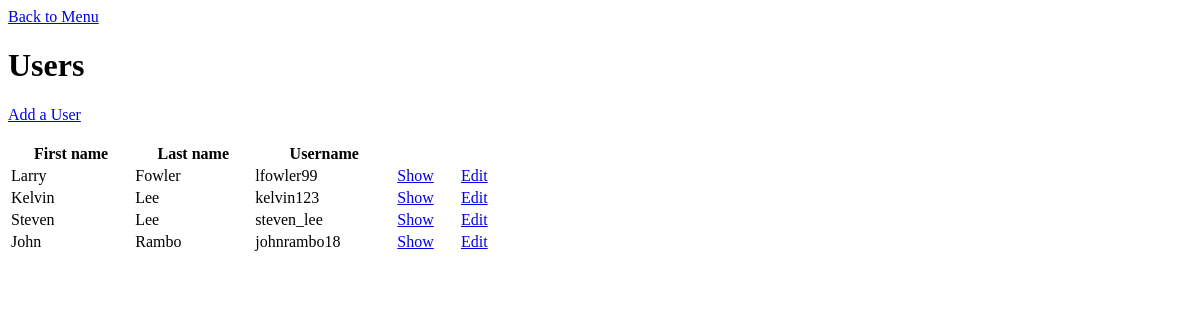
/globitek-2/public/staff/users/index.php, run on an earlier commit of the app's database.
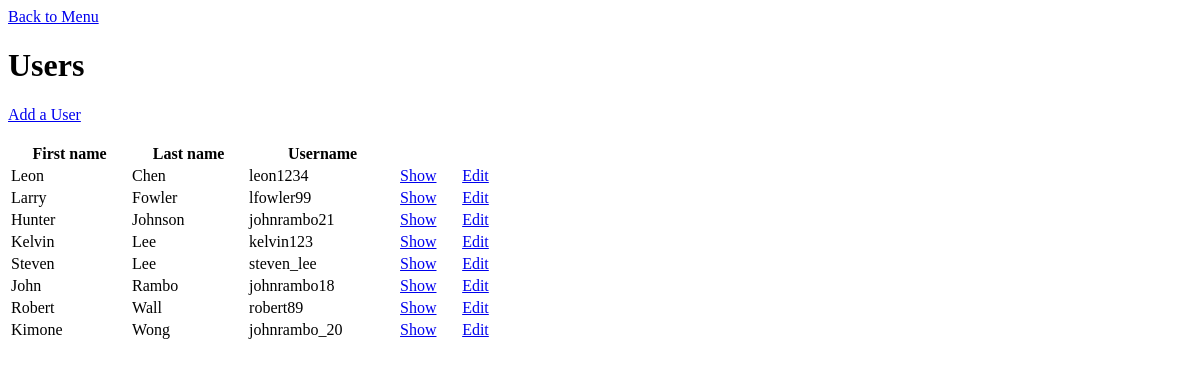
And on a later commit of the database.
### tables this page shows
CREATE TABLE `users` (
  `id` int(11) NOT NULL AUTO_INCREMENT,
  `first_name` varchar(255) DEFAULT NULL,
  `last_name` varchar(255) DEFAULT NULL,
  `email` varchar(255) DEFAULT NULL,
  `username` varchar(255) DEFAULT NULL,
  `created_at` datetime DEFAULT NULL,
  PRIMARY KEY (`id`)
);

### globitek-2/private/query_functions.php (called while the page is built, shortened)
<?php
  function find_all_users() {
    global $db;
    $sql = "SELECT * FROM users ";
    $sql .= "ORDER BY last_name ASC, first_name ASC;";
    $users_result = db_query($db, $sql);
    return $users_result;
  }
?>

### globitek-2/private/database.php (called while the page is built, shortened)
<?php
  function db_query($connection, $sql) {
    $result_set = mysqli_query($connection, $sql);
    return $result_set;
  }
  function db_fetch_assoc($result_set) {
    return mysqli_fetch_assoc($result_set);
  }
?>

### globitek-2/private/functions.php (called while the page is built, shortened)
<?php
  function h($string="") {
    return htmlspecialchars($string);
  }
  function u($string="") {
    return urlencode($string);
  }
?>

### globitek-2/public/staff/users/index.php (the view, shortened to what this page needs)
<?php include(SHARED_PATH . '/header.php'); ?>
<div id="main-content">
  <a href="../index.php">Back to Menu</a><br />
  <h1>Users</h1>
  <a href="new.php">Add a User</a><br />
  <br />
  <?php
    $users_result = find_all_users();
    echo "<table id=\"users\" style=\"width: 500px;\">";
    echo "<tr>";
    echo "<th>First name</th>";
    echo "<th>Last name</th>";
    echo "<th>Username</th>";
    echo "<th></th>";
    echo "<th></th>";
    echo "</tr>";
    while($user = db_fetch_assoc($users_result)) {
      echo "<tr>";
      echo "<td>" . $user['first_name'] . "</td>";
      echo "<td>" . $user['last_name'] . "</td>";
      echo "<td>" . $user['username'] . "</td>";
      echo "<td>";
      echo "<a href=\"show.php?id=" . h(u($user['id'])) . "\">Show</a>";
      echo "</td>";
      echo "<td>";
      echo "<a href=\"edit.php?id=" . h(u($user['id'])) . "\">Edit</a>";
      echo "</td>";
      echo "</tr>";
    }
    echo "</table>";
  ?>
</div>
<?php include(SHARED_PATH . '/footer.php'); ?>

### globitek-2/private/shared/header.php (shortened to what this page needs)
<!doctype html>
<html lang="en">
  <head>
  </head>
  <body>

### globitek-2/private/shared/footer.php (shortened to what this page needs)
  </body>
</html>

What changed in the data, as far as the page shows it:
added users: first_name "Leon", last_name "Chen", username "leon1234"
added users: first_name "Hunter", last_name "Johnson", username "johnrambo21"
added users: first_name "Robert", last_name "Wall", username "robert89"
added users: first_name "Kimone", last_name "Wong", username "johnrambo_20"
